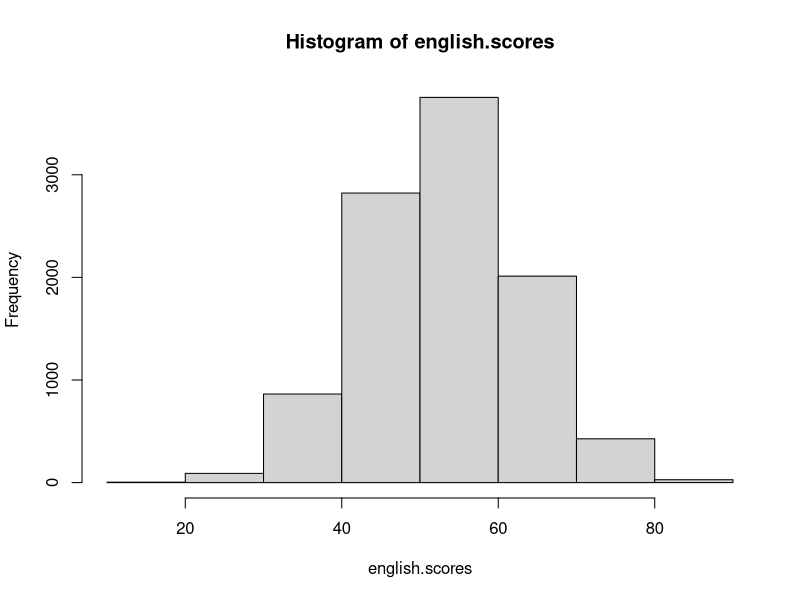
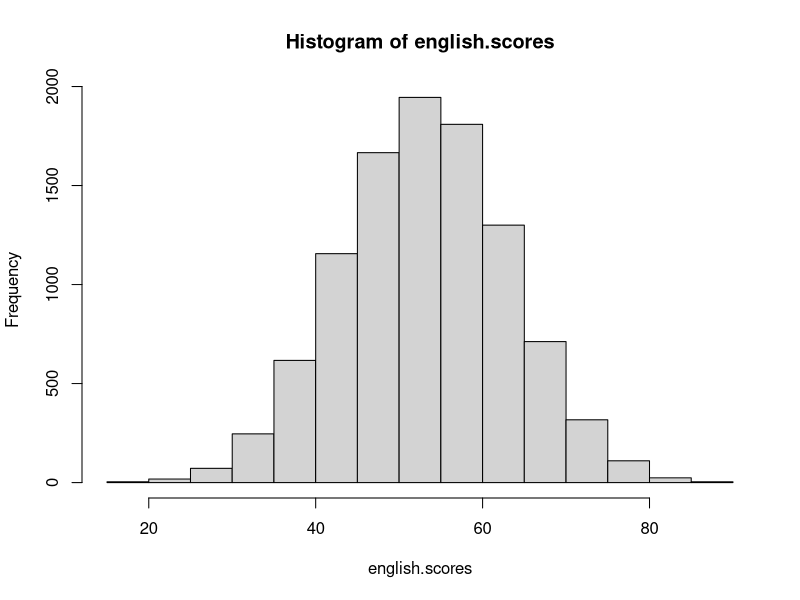
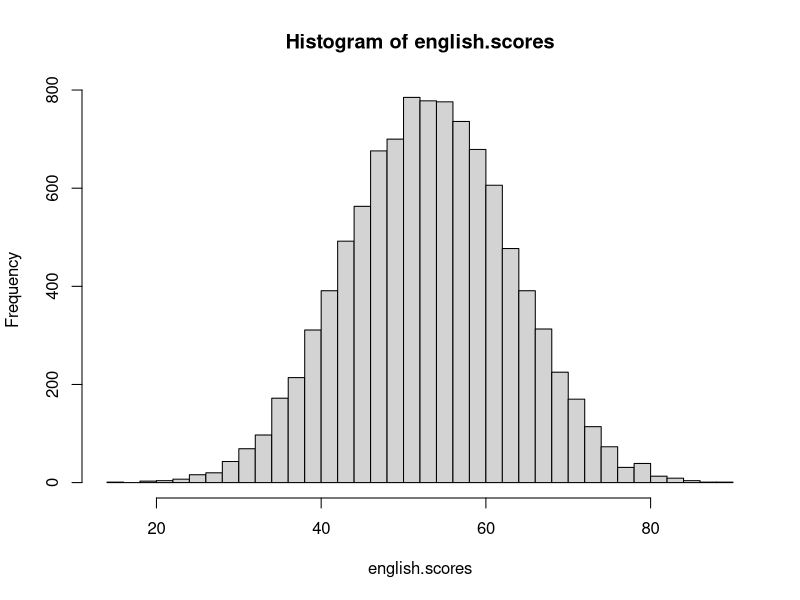
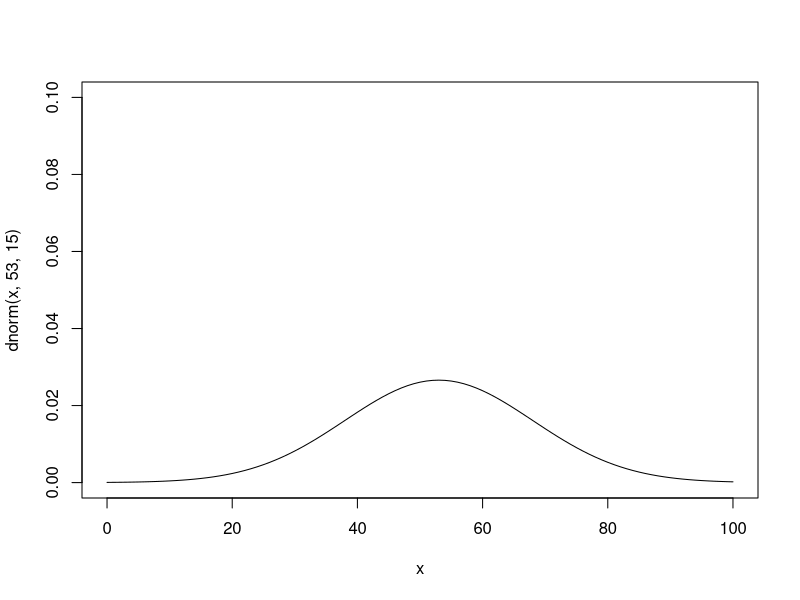
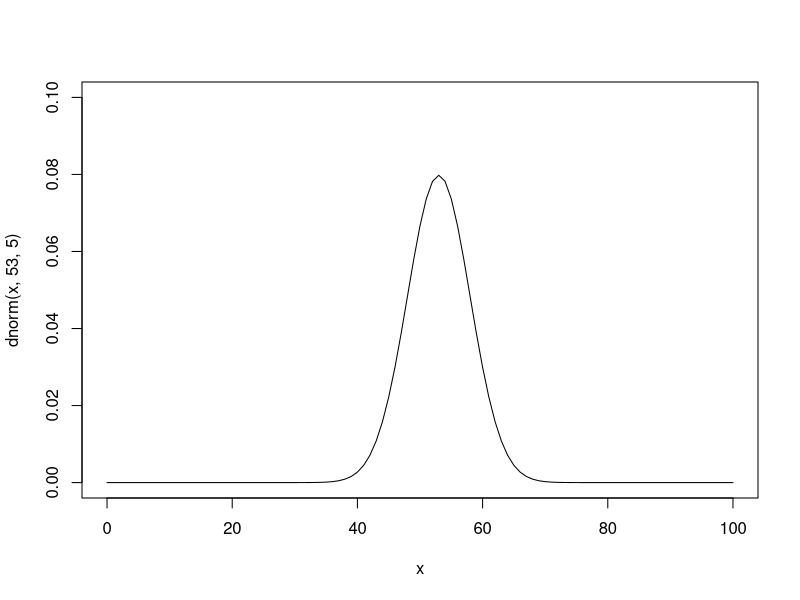
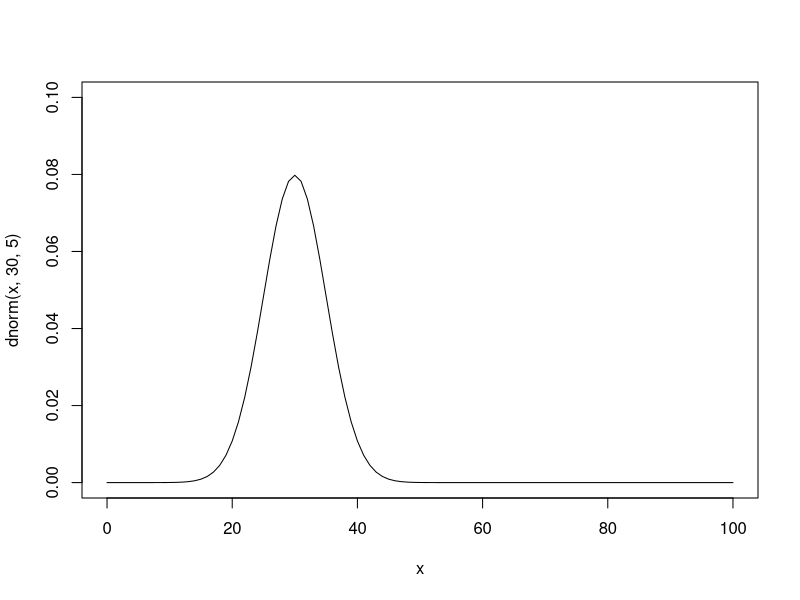
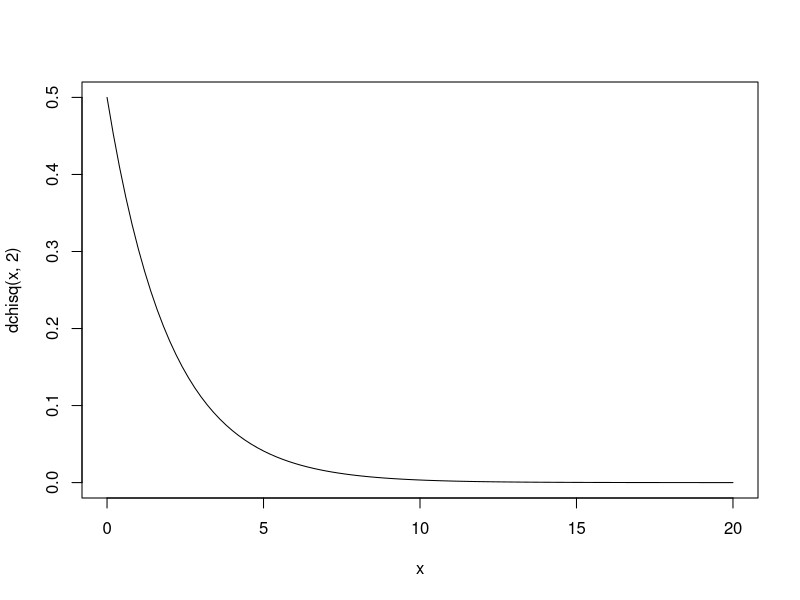
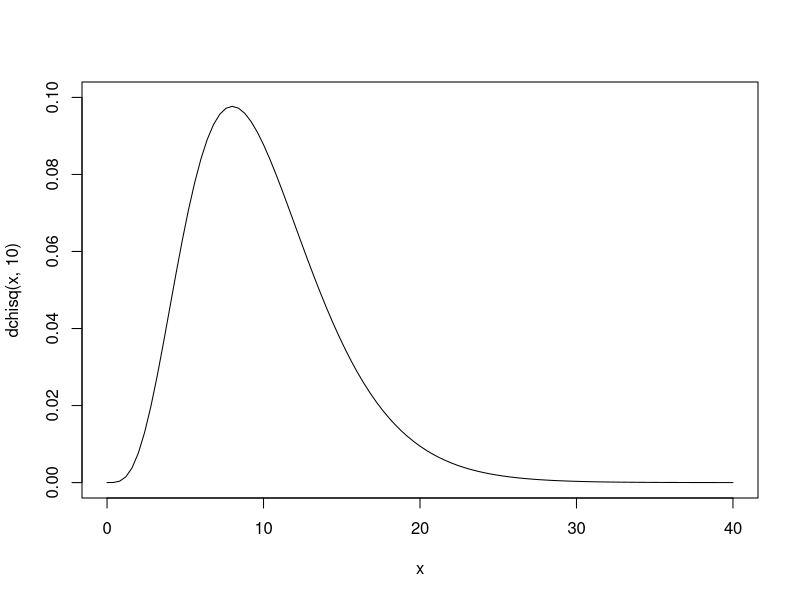

Write the R code that produced these figures, in order.
## ---- chunk 1
set.seed(0)
english.scores <- rnorm(10000, 53, 10)
## ---- chunk 2
hist(english.scores, breaks = 100 / 10)
## ---- chunk 3
hist(english.scores, breaks = 100 / 5)
## ---- chunk 4
hist(english.scores, breaks = 100 / 3)
## ---- chunk 5
curve(dnorm(x, 53, 15), 0, 100, ylim = c(0, 0.1))
## ---- chunk 6
curve(dnorm(x, 53, 5), 0, 100, ylim = c(0, 0.1))
## ---- chunk 7
curve(dnorm(x, 30, 5), 0, 100, ylim = c(0, 0.1))
## ---- chunk 8
pnorm(1.96)
## ---- chunk 9
pnorm(1.96) - 0.5
## ---- chunk 10
curve(dchisq(x, 2), 0, 20)
## ---- chunk 11
curve(dchisq(x, 10), 0, 40, ylim = c(0, 0.1))
## ---- chunk 12
curve(dchisq(x, 20), 0, 40, ylim = c(0, 0.1))
## ---- chunk 13
qchisq(1 - 0.05, df = 1)
